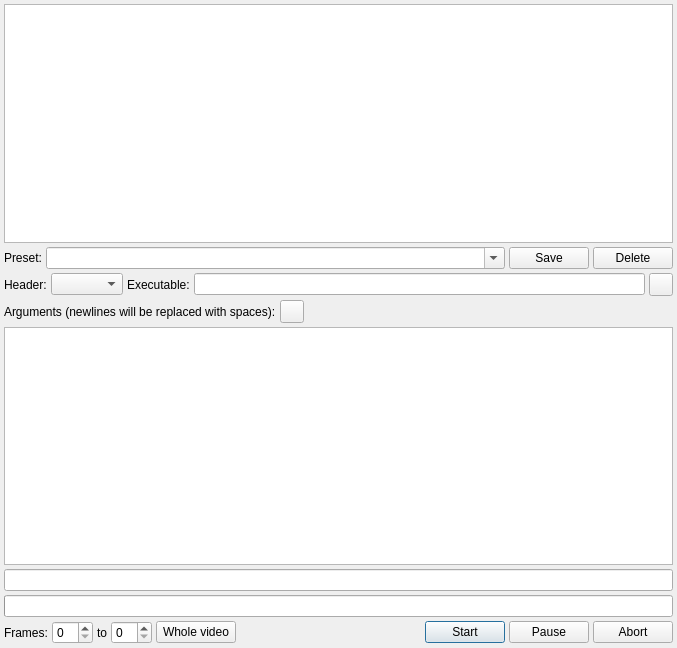
<?xml version="1.0" encoding="UTF-8"?>
<ui version="4.0">
 <class>EncodeDialog</class>
 <widget class="QDialog" name="EncodeDialog">
  <property name="geometry">
   <rect>
    <x>0</x>
    <y>0</y>
    <width>677</width>
    <height>648</height>
   </rect>
  </property>
  <property name="windowTitle">
   <string>Encode video</string>
  </property>
  <property name="windowIcon">
   <iconset resource="../../../resources/vsedit.qrc">
    <normaloff>:/film_save.png</normaloff>:/film_save.png</iconset>
  </property>
  <layout class="QVBoxLayout" name="verticalLayout">
   <property name="spacing">
    <number>4</number>
   </property>
   <property name="leftMargin">
    <number>4</number>
   </property>
   <property name="topMargin">
    <number>4</number>
   </property>
   <property name="rightMargin">
    <number>4</number>
   </property>
   <property name="bottomMargin">
    <number>4</number>
   </property>
   <item>
    <widget class="VSEditorLog" name="feedbackTextEdit">
     <property name="readOnly">
      <bool>true</bool>
     </property>
     <property name="textInteractionFlags">
      <set>Qt::LinksAccessibleByKeyboard|Qt::LinksAccessibleByMouse|Qt::TextBrowserInteraction|Qt::TextSelectableByKeyboard|Qt::TextSelectableByMouse</set>
     </property>
    </widget>
   </item>
   <item>
    <layout class="QHBoxLayout" name="horizontalLayout_4">
     <property name="spacing">
      <number>4</number>
     </property>
     <item>
      <widget class="QLabel" name="encodingPresetLabel">
       <property name="text">
        <string>Preset:</string>
       </property>
      </widget>
     </item>
     <item>
      <widget class="QComboBox" name="encodingPresetComboBox">
       <property name="sizePolicy">
        <sizepolicy hsizetype="Expanding" vsizetype="Fixed">
         <horstretch>0</horstretch>
         <verstretch>0</verstretch>
        </sizepolicy>
       </property>
       <property name="editable">
        <bool>true</bool>
       </property>
       <property name="insertPolicy">
        <enum>QComboBox::NoInsert</enum>
       </property>
      </widget>
     </item>
     <item>
      <widget class="QPushButton" name="encodingPresetSaveButton">
       <property name="text">
        <string>Save</string>
       </property>
      </widget>
     </item>
     <item>
      <widget class="QPushButton" name="encodingPresetDeleteButton">
       <property name="text">
        <string>Delete</string>
       </property>
      </widget>
     </item>
    </layout>
   </item>
   <item>
    <layout class="QHBoxLayout" name="horizontalLayout_2">
     <property name="spacing">
      <number>4</number>
     </property>
     <item>
      <widget class="QLabel" name="label_3">
       <property name="text">
        <string>Header:</string>
       </property>
      </widget>
     </item>
     <item>
      <widget class="QComboBox" name="headerTypeComboBox">
       <property name="sizeAdjustPolicy">
        <enum>QComboBox::AdjustToContents</enum>
       </property>
      </widget>
     </item>
     <item>
      <widget class="QLabel" name="label">
       <property name="text">
        <string>Executable:</string>
       </property>
      </widget>
     </item>
     <item>
      <widget class="QLineEdit" name="executablePathEdit">
       <property name="text">
        <string/>
       </property>
      </widget>
     </item>
     <item>
      <widget class="QToolButton" name="executableBrowseButton">
       <property name="text">
        <string/>
       </property>
       <property name="icon">
        <iconset resource="../../../resources/vsedit.qrc">
         <normaloff>:/folder.png</normaloff>:/folder.png</iconset>
       </property>
      </widget>
     </item>
    </layout>
   </item>
   <item>
    <layout class="QHBoxLayout" name="horizontalLayout_3">
     <item>
      <widget class="QLabel" name="label_2">
       <property name="text">
        <string>Arguments (newlines will be replaced with spaces):</string>
       </property>
      </widget>
     </item>
     <item>
      <widget class="QToolButton" name="argumentsHelpButton">
       <property name="text">
        <string/>
       </property>
       <property name="icon">
        <iconset resource="../../../resources/vsedit.qrc">
         <normaloff>:/information.png</normaloff>:/information.png</iconset>
       </property>
      </widget>
     </item>
     <item>
      <spacer name="horizontalSpacer_2">
       <property name="orientation">
        <enum>Qt::Horizontal</enum>
       </property>
       <property name="sizeHint" stdset="0">
        <size>
         <width>40</width>
         <height>20</height>
        </size>
       </property>
      </spacer>
     </item>
    </layout>
   </item>
   <item>
    <widget class="QPlainTextEdit" name="argumentsTextEdit">
     <property name="plainText">
      <string/>
     </property>
    </widget>
   </item>
   <item>
    <widget class="QLineEdit" name="metricsEdit">
     <property name="readOnly">
      <bool>true</bool>
     </property>
    </widget>
   </item>
   <item>
    <widget class="QProgressBar" name="processingProgressBar">
     <property name="alignment">
      <set>Qt::AlignCenter</set>
     </property>
     <property name="format">
      <string>%v / %m</string>
     </property>
    </widget>
   </item>
   <item>
    <layout class="QHBoxLayout" name="horizontalLayout">
     <property name="spacing">
      <number>4</number>
     </property>
     <item>
      <widget class="QLabel" name="framesLabel">
       <property name="text">
        <string>Frames:</string>
       </property>
      </widget>
     </item>
     <item>
      <widget class="QSpinBox" name="fromFrameSpinBox"/>
     </item>
     <item>
      <widget class="QLabel" name="toLabel">
       <property name="text">
        <string>to</string>
       </property>
      </widget>
     </item>
     <item>
      <widget class="QSpinBox" name="toFrameSpinBox"/>
     </item>
     <item>
      <widget class="QPushButton" name="wholeVideoButton">
       <property name="text">
        <string>Whole video</string>
       </property>
      </widget>
     </item>
     <item>
      <spacer name="horizontalSpacer">
       <property name="orientation">
        <enum>Qt::Horizontal</enum>
       </property>
       <property name="sizeHint" stdset="0">
        <size>
         <width>13</width>
         <height>20</height>
        </size>
       </property>
      </spacer>
     </item>
     <item>
      <widget class="QPushButton" name="startEncodeButton">
       <property name="text">
        <string>Start</string>
       </property>
       <property name="default">
        <bool>true</bool>
       </property>
      </widget>
     </item>
     <item>
      <widget class="QPushButton" name="pauseEncodeButton">
       <property name="text">
        <string>Pause</string>
       </property>
      </widget>
     </item>
     <item>
      <widget class="QPushButton" name="abortEncodeButton">
       <property name="text">
        <string>Abort</string>
       </property>
      </widget>
     </item>
    </layout>
   </item>
  </layout>
 </widget>
 <customwidgets>
  <customwidget>
   <class>VSEditorLog</class>
   <extends>QTextEdit</extends>
   <header>common-src/log/vs_editor_log.h</header>
  </customwidget>
 </customwidgets>
 <resources>
  <include location="../../../resources/vsedit.qrc"/>
 </resources>
 <connections/>
</ui>
